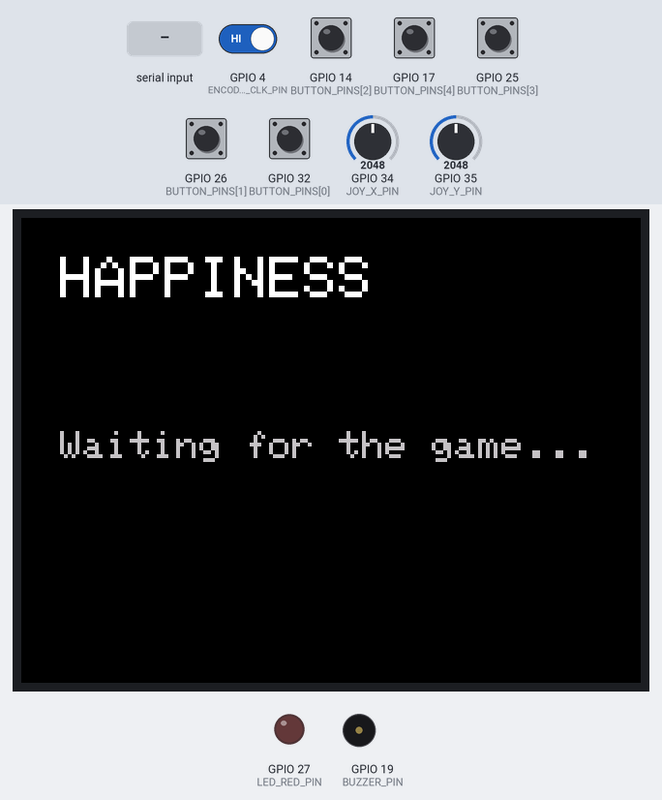
A sketch run on a simulated ESP32. On the bench: 320×240 colour display, output pins drawn as LEDs (lit = HIGH), buzzer (waves = sounding, pin HIGH). Dashed ring = blinking. The test bench sets the inputs (shaded band); at power-on: GPIO 4 (ENCODER_CLK_PIN), GPIO 14 (BUTTON_PINS[2]), GPIO 17 (BUTTON_PINS[4]), GPIO 25 (BUTTON_PINS[3]), GPIO 26 (BUTTON_PINS[1]), GPIO 32 (BUTTON_PINS[0]) HIGH, GPIO 34 (JOY_X_PIN) = 2048, GPIO 35 (JOY_Y_PIN) = 2048. What the sketch prints to the serial monitor is not drawn.

Above: at 1.4 s.
1.5 s: "HI\n" received over Serial
At 2.2 s:
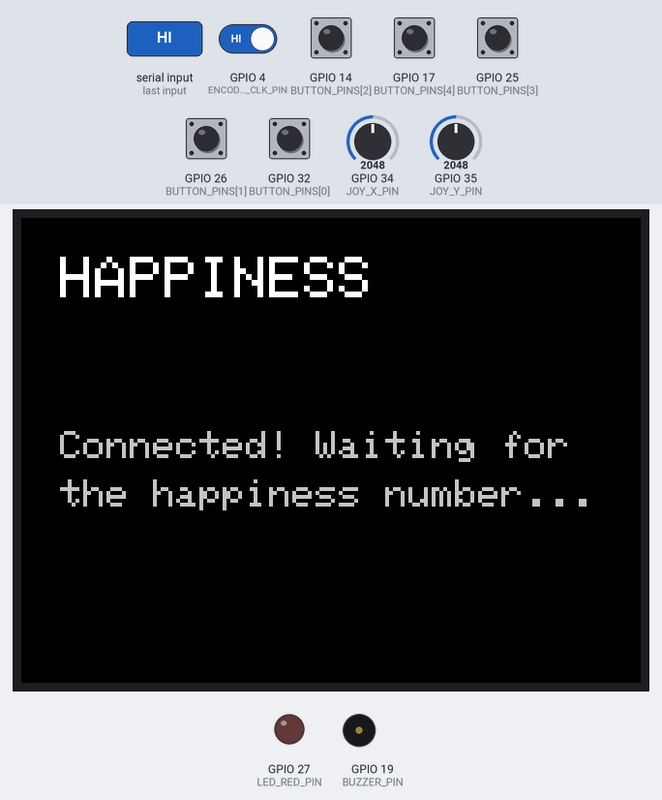
3.0 s: "HAPPY 90\n" received over Serial
At 3.6 s:
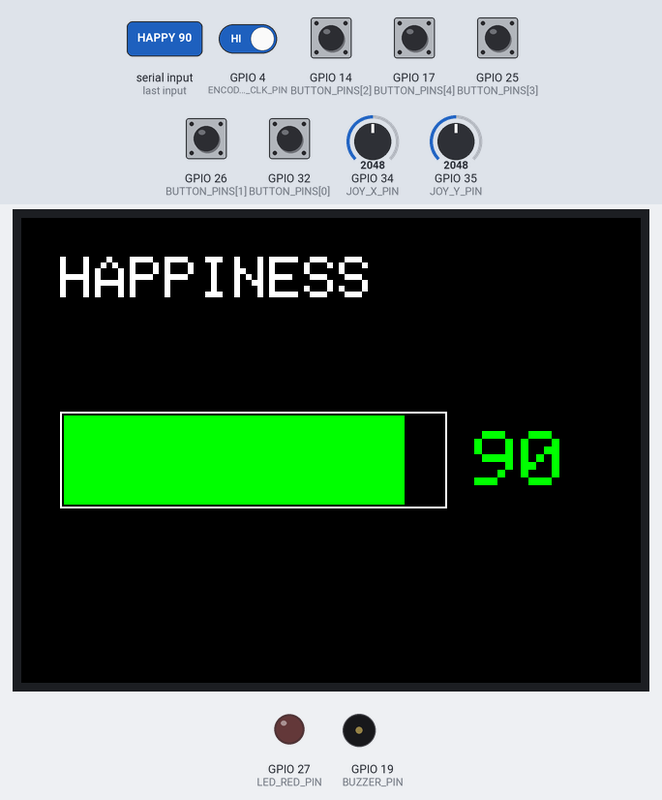
4.5 s: "HAPPY ,45\n" received over Serial
At 5.6 s:
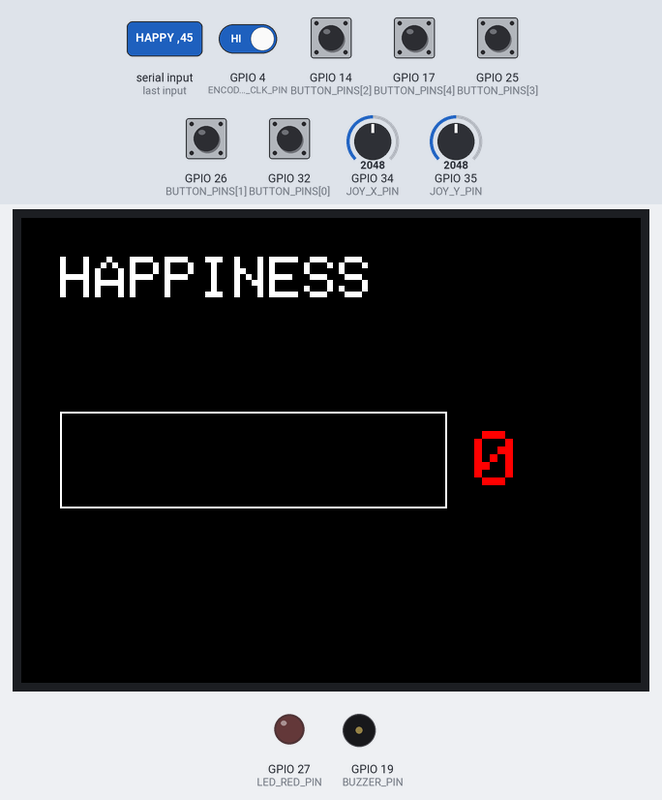
6.0 s: "BYE\n" received over Serial
At 8.8 s:
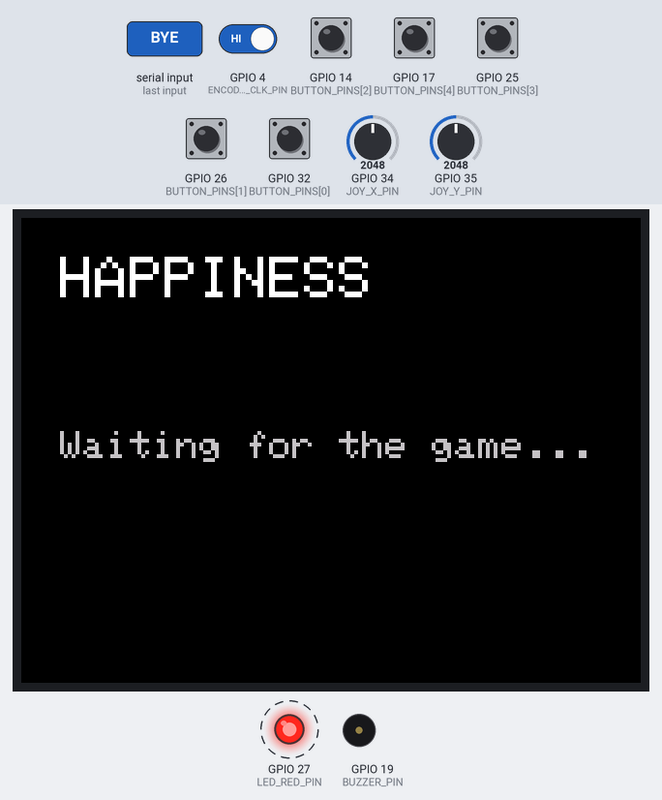
9.0 s: "BEEP 90\n" received over Serial
10.5 s: "BEEP ,45\n" received over Serial
Timing chart, 0 to 13.0 s (numbered marks = the images above; inputs shaded):
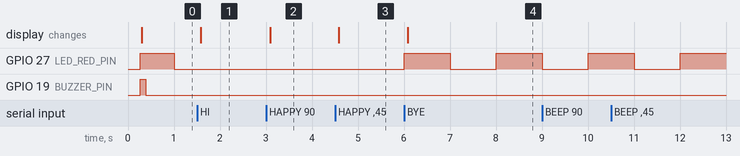

Measured:
- after the input at 1.5 s, GPIO 27 (LED_RED_PIN): stays LOW (without the input it goes to HIGH after 0.50 s); the display: changes after 0.08 s (image 1)
- after the input at 3.0 s, the display: changes after 0.09 s (image 2)
- after the input at 4.5 s, the display: changes after 0.08 s (image 3)
- after the input at 6.0 s, GPIO 27 (LED_RED_PIN): LOW → HIGH at once, → LOW 1.0 s later, → HIGH 1.0 s later; the display: changes after 0.08 s (image 4)

The sketch:

island_controller.ino
```cpp
// Island Colony: ESP32 controller firmware (joystick + rotary encoder layout)
//
// Wiring: documentation/controller (the "wiring (with rotary encoder)" diagram).
//   Joystick KY-023   VRx D34, VRy D35, SW D32 (= SELECT), +5V -> 3V3, GND
//   Buttons           BUILD D14, ACTION D26, MENU D25 (other leg to GND)
//   Rotary encoder    CLK D4, DT D16 (RX2), SW D17 (TX2) (= BACK), + -> 3V3, GND
//   RGB LED (4 legs)  red leg -> 220 ohm -> D27, green leg -> 220 ohm -> D33,
//                     blue leg -> 220 ohm -> D13, longest leg -> GND
//                     (common anode LED: longest leg -> 3V3, set COMMON_ANODE true)
//   Active buzzer     + D19, - GND
//   2.8" TFT ILI9341  CS D5, RESET D22, DC D21, SDI(MOSI) D23, SCK D18, VCC/LED 3V3
//
// What it sends to the game (115200 baud, one line each):
//   "HELLO ISLAND 1"   every 2 s until the game answers "HI"
//   "BTN UP 1" / "BTN UP 0"   pressed / released. Names: UP DOWN LEFT RIGHT
//                      (the joystick), SELECT, ACTION, BUILD, MENU, BACK
//   "ENC 1" / "ENC -1" the encoder turned one click right / left
//
// What it understands from the game:
//   "HI"           the game found us
//   "LEDS gyrb"    colony state, one digit each (0 off, 1 on, 2 blink). The RGB
//                  LED shows one colour at a time, the most important first:
//                    danger or lost (r) -> RED (fast blink when lost)
//                    event on (y)       -> BLUE (blinks while it waits for you)
//                    thriving (g)       -> GREEN (slow blink when won)
//                  Before the game answers: slow green pulse.
//   "HAPPY n"      happiness 0-100, drawn on the TFT as a bar and a number
//   "BEEP 1|2|3"   short, two short, long
//   "BYE"          the game closed
//
// Libraries (Arduino IDE > Library Manager): "Adafruit ILI9341" and
// "Adafruit GFX Library". Board: "ESP32 Dev Module".

#include <SPI.h>
#include <Adafruit_GFX.h>
#include <Adafruit_ILI9341.h>

// ---------- Pins (GPIO numbers) ----------
const int JOY_X_PIN = 34;
const int JOY_Y_PIN = 35;

// Push buttons. All wired to GND, so pressed = LOW.
const int BUTTON_COUNT = 5;
const int BUTTON_PINS[BUTTON_COUNT] = {32, 26, 14, 25, 17};   // SELECT, ACTION, BUILD, MENU, BACK
const char* BUTTON_NAMES[BUTTON_COUNT] = {"SELECT", "ACTION", "BUILD", "MENU", "BACK"};

const int ENCODER_CLK_PIN = 4;
const int ENCODER_DT_PIN = 16;

const int LED_RED_PIN = 27;
const int LED_GREEN_PIN = 33;
const int LED_BLUE_PIN = 13;
const bool RGB_LED = false;        // false: a plain 2-leg LED on D27 (it blinks; it cannot pick a colour).
const bool COMMON_ANODE = false;   // true if the LED's longest leg goes to 3V3 instead of GND.
const int BUZZER_PIN = 19;

const int TFT_CS = 5;
const int TFT_DC = 21;
const int TFT_RST = 22;
const int TFT_SCK = 18;
const int TFT_MOSI = 23;

// ---------- Joystick tuning ----------
// If a direction comes out backwards, flip the matching line to true.
const bool FLIP_X = true;
const bool FLIP_Y = true;
const bool SWAP_XY = true;   // The real joystick sits sideways in the box (Wokwi: set false).
const int JOY_DEADZONE = 900;   // How far from the centre (0-4095 scale) counts as pushed.

// ---------- Timing (milliseconds) ----------
const unsigned long DEBOUNCE_MS = 30;
const unsigned long REPEAT_DELAY_MS = 400;   // Hold a direction this long before repeating...
const unsigned long REPEAT_EVERY_MS = 130;   // ...then repeat this often.
const unsigned long ENCODER_GUARD_MS = 2;
const unsigned long HELLO_EVERY_MS = 2000;
const unsigned long SLOW_BLINK_MS = 400;
const unsigned long FAST_BLINK_MS = 120;

// ---------- State ----------
Adafruit_ILI9341 tft = Adafruit_ILI9341(TFT_CS, TFT_DC, TFT_RST);

int stableState[BUTTON_COUNT];
int lastReading[BUTTON_COUNT];
unsigned long lastChange[BUTTON_COUNT];

// Joystick directions: 0 UP, 1 DOWN, 2 LEFT, 3 RIGHT.
const char* DIR_NAMES[4] = {"UP", "DOWN", "LEFT", "RIGHT"};
bool dirHeld[4] = {false, false, false, false};
unsigned long dirPressedAt[4];
unsigned long dirLastRepeat[4];
int joyCentreX = 2048;
int joyCentreY = 2048;

int lastClk;
unsigned long lastEncoderTime = 0;

int ledMode[4] = {0, 0, 0, 0};   // green, yellow, red, blue: 0 off, 1 on, 2 blink
bool gameAnswered = false;
unsigned long lastHello = 0;
String incoming = "";

int happiness = -1;      // -1 = not known yet.
int shownHappiness = -2; // What the screen shows now.
bool shownLinked = false;

// The buzzer plays a short list of on/off steps without stopping the loop.
unsigned long beepSteps[6];
int beepCount = 0;
int beepIndex = 0;
unsigned long beepStepStart = 0;

void setup() {
  Serial.begin(115200);

  for (int i = 0; i < BUTTON_COUNT; i++) {
    pinMode(BUTTON_PINS[i], INPUT_PULLUP);
    stableState[i] = digitalRead(BUTTON_PINS[i]);
    lastReading[i] = stableState[i];
    lastChange[i] = 0;
  }
  pinMode(ENCODER_CLK_PIN, INPUT_PULLUP);
  pinMode(ENCODER_DT_PIN, INPUT_PULLUP);
  lastClk = digitalRead(ENCODER_CLK_PIN);

  // The joystick's resting point differs a little per stick: measure it now
  // (do not touch the stick while the board starts).
  long sumX = 0, sumY = 0;
  for (int i = 0; i < 16; i++) {
    sumX += analogRead(JOY_X_PIN);
    sumY += analogRead(JOY_Y_PIN);
    delay(2);
  }
  joyCentreX = sumX / 16;
  joyCentreY = sumY / 16;

  // Start SPI without a MISO pin: the default MISO (GPIO19) is our buzzer.
  SPI.begin(TFT_SCK, -1, TFT_MOSI, TFT_CS);
  tft.begin();
  tft.setRotation(3);   // Landscape, 320 x 240, turned the right way up for the box (1 = upside down).

  pinMode(LED_RED_PIN, OUTPUT);
  if (RGB_LED) {
    pinMode(LED_GREEN_PIN, OUTPUT);
    pinMode(LED_BLUE_PIN, OUTPUT);
  }
  digitalWrite(LED_RED_PIN, LOW);
  pinMode(BUZZER_PIN, OUTPUT);
  digitalWrite(BUZZER_PIN, LOW);

  drawScreen();
  startBeep(1);
}

void loop() {
  unsigned long now = millis();
  sayHello(now);
  readButtons(now);
  readJoystick(now);
  readEncoder(now);
  readGame();
  showLed(now);
  playBeep(now);
  if (happiness != shownHappiness || gameAnswered != shownLinked) {
    drawScreen();
  }
}

// Until the game answers, announce ourselves every 2 seconds.
void sayHello(unsigned long now) {
  if (!gameAnswered && now - lastHello >= HELLO_EVERY_MS) {
    lastHello = now;
    Serial.println("HELLO ISLAND 1");
  }
}

void readButtons(unsigned long now) {
  for (int i = 0; i < BUTTON_COUNT; i++) {
    int reading = digitalRead(BUTTON_PINS[i]);
    if (reading != lastReading[i]) {
      lastReading[i] = reading;
      lastChange[i] = now;
    }
    if (now - lastChange[i] >= DEBOUNCE_MS && reading != stableState[i]) {
      stableState[i] = reading;
      sendButton(BUTTON_NAMES[i], reading == LOW);
    }
  }
}

void sendButton(const char* name, bool pressed) {
  Serial.print("BTN ");
  Serial.print(name);
  Serial.println(pressed ? " 1" : " 0");
}

// The joystick acts like four direction buttons. Holding one repeats it.
void readJoystick(unsigned long now) {
  int dx = analogRead(JOY_X_PIN) - joyCentreX;
  int dy = analogRead(JOY_Y_PIN) - joyCentreY;
  if (FLIP_X) dx = -dx;
  if (FLIP_Y) dy = -dy;
  if (SWAP_XY) {   // Joystick mounted sideways: turn the readings a quarter turn.
    int t = dx;
    dx = -dy;
    dy = t;
  }
  bool want[4] = {
    dy < -JOY_DEADZONE,   // UP
    dy > JOY_DEADZONE,    // DOWN
    dx < -JOY_DEADZONE,   // LEFT
    dx > JOY_DEADZONE,    // RIGHT
  };
  for (int d = 0; d < 4; d++) {
    if (want[d] && !dirHeld[d]) {
      dirHeld[d] = true;
      dirPressedAt[d] = now;
      dirLastRepeat[d] = now;
      sendButton(DIR_NAMES[d], true);
    } else if (!want[d] && dirHeld[d]) {
      dirHeld[d] = false;
      sendButton(DIR_NAMES[d], false);
    } else if (dirHeld[d] && now - dirPressedAt[d] >= REPEAT_DELAY_MS && now - dirLastRepeat[d] >= REPEAT_EVERY_MS) {
      dirLastRepeat[d] = now;
      sendButton(DIR_NAMES[d], true);
    }
  }
}

void readEncoder(unsigned long now) {
  int clk = digitalRead(ENCODER_CLK_PIN);
  if (clk != lastClk) {
    if (now - lastEncoderTime >= ENCODER_GUARD_MS && clk == LOW) {
      lastEncoderTime = now;
      // Comparing DT with CLK as CLK falls gives the direction.
      Serial.println(digitalRead(ENCODER_DT_PIN) != clk ? "ENC 1" : "ENC -1");
    }
    lastClk = clk;
  }
}

// Lines from the game.
void readGame() {
  while (Serial.available() > 0) {
    char c = Serial.read();
    if (c == '\n' || c == '\r') {
      if (incoming.length() > 0) {
        handleLine(incoming);
      }
      incoming = "";
    } else if (c == 8 || c == 127) {
      // Backspace typed in a terminal: remove the last letter.
      if (incoming.length() > 0) incoming.remove(incoming.length() - 1);
    } else if (incoming.length() < 40) {
      incoming += c;
    }
  }
}

void handleLine(String line) {
  line.trim();
  line.toUpperCase();
  // Echo every line back, so you can see in the Serial Monitor what arrived.
  // (The game ignores lines starting with GOT.)
  Serial.print("GOT [");
  Serial.print(line);
  Serial.println("]");
  if (line == "HI") {
    gameAnswered = true;
  } else if (line.startsWith("LEDS ") && line.length() >= 9) {
    gameAnswered = true;
    for (int i = 0; i < 4; i++) {
      char d = line.charAt(5 + i);
      ledMode[i] = (d >= '0' && d <= '2') ? d - '0' : 0;
    }
  } else if (line.startsWith("HAPPY ")) {
    happiness = constrain(line.substring(6).toInt(), 0, 100);
  } else if (line.startsWith("BEEP ")) {
    startBeep(line.substring(5).toInt());
  } else if (line == "BYE") {
    gameAnswered = false;   // The game closed: start announcing again.
    happiness = -1;
    for (int i = 0; i < 4; i++) ledMode[i] = 0;
  }
}

// Turns each colour of the RGB LED on or off.
void setColour(bool r, bool g, bool b) {
  digitalWrite(LED_RED_PIN, r != COMMON_ANODE ? HIGH : LOW);
  digitalWrite(LED_GREEN_PIN, g != COMMON_ANODE ? HIGH : LOW);
  digitalWrite(LED_BLUE_PIN, b != COMMON_ANODE ? HIGH : LOW);
}

// The RGB LED shows one colour at a time: the most important thing the game reported.
void showLed(unsigned long now) {
  bool slow = (now / SLOW_BLINK_MS) % 2 == 0;
  bool fast = (now / FAST_BLINK_MS) % 2 == 0;
  if (!RGB_LED) {
    // A 2-leg LED on D27: one light, so the pattern shows the state.
    bool on;
    if (!gameAnswered) on = (now / 1000) % 2 == 0;      // Slow pulse: looking for the game.
    else if (ledMode[2] != 0) on = fast;                 // Fast blink: danger or lost.
    else if (ledMode[1] != 0 || ledMode[0] == 2) on = slow;  // Slow blink: event on, or won.
    else on = ledMode[0] != 0;                           // Steady: thriving.
    digitalWrite(LED_RED_PIN, on ? HIGH : LOW);
    return;
  }
  if (!gameAnswered) {
    setColour(false, (now / 1000) % 2 == 0, false);  // Slow green pulse: looking for the game.
  } else if (ledMode[2] != 0) {
    setColour(ledMode[2] == 2 ? fast : true, false, false);   // RED: danger (blinks if lost).
  } else if (ledMode[1] != 0) {
    setColour(false, false, ledMode[1] == 2 ? slow : true);   // BLUE: an event is on.
  } else if (ledMode[0] != 0) {
    setColour(false, ledMode[0] == 2 ? slow : true, false);   // GREEN: thriving (blinks if won).
  } else {
    setColour(false, false, false);
  }
}

// The TFT: "HAPPINESS", a bar and the number. Redrawn only when it changes.
void drawScreen() {
  shownHappiness = happiness;
  shownLinked = gameAnswered;
  tft.fillScreen(ILI9341_BLACK);
  tft.setTextColor(ILI9341_WHITE);
  tft.setTextSize(3);
  tft.setCursor(20, 20);
  tft.print("HAPPINESS");

  if (!gameAnswered || happiness < 0) {
    tft.setTextSize(2);
    tft.setTextColor(ILI9341_LIGHTGREY);
    tft.setCursor(20, 110);
    tft.print(gameAnswered ? "Connected! Waiting for" : "Waiting for the game...");
    if (gameAnswered) {
      tft.setCursor(20, 135);
      tft.print("the happiness number...");
    }
    return;
  }

  // Bar: outline, then a fill coloured by how happy the colony is.
  const int x = 20, y = 100, w = 200, h = 50;
  uint16_t colour = happiness >= 70 ? ILI9341_GREEN : (happiness >= 35 ? ILI9341_YELLOW : ILI9341_RED);
  tft.drawRect(x, y, w, h, ILI9341_WHITE);
  int fill = (w - 4) * happiness / 100;
  tft.fillRect(x + 2, y + 2, fill, h - 4, colour);

  // The number beside the bar.
  tft.setTextSize(4);
  tft.setTextColor(colour);
  tft.setCursor(x + w + 14, y + 10);
  tft.print(happiness);
}

// 1: short beep. 2: two short beeps. 3: one long beep.
void startBeep(int kind) {
  beepIndex = 0;
  beepStepStart = millis();
  if (kind == 2) {
    beepSteps[0] = 80; beepSteps[1] = 80; beepSteps[2] = 80;
    beepCount = 3;
  } else if (kind == 3) {
    beepSteps[0] = 600;
    beepCount = 1;
  } else {
    beepSteps[0] = 120;
    beepCount = 1;
  }
}

void playBeep(unsigned long now) {
  if (beepIndex >= beepCount) {
    digitalWrite(BUZZER_PIN, LOW);
    return;
  }
  // Even steps sound, odd steps are silences.
  digitalWrite(BUZZER_PIN, beepIndex % 2 == 0 ? HIGH : LOW);
  if (now - beepStepStart >= beepSteps[beepIndex]) {
    beepIndex++;
    beepStepStart = now;
  }
}
```
